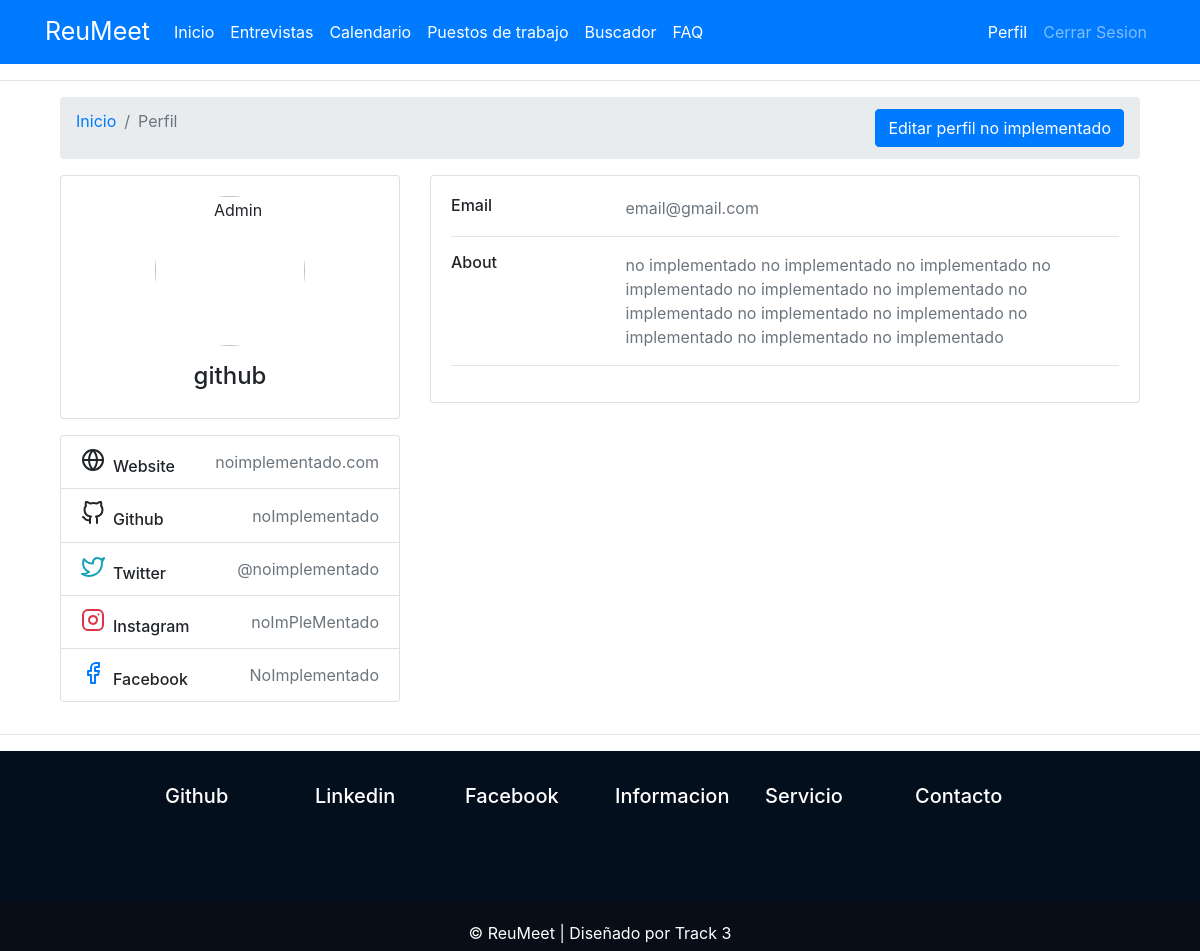
The page /perfil/ (signed in) on the database as committed earlier.
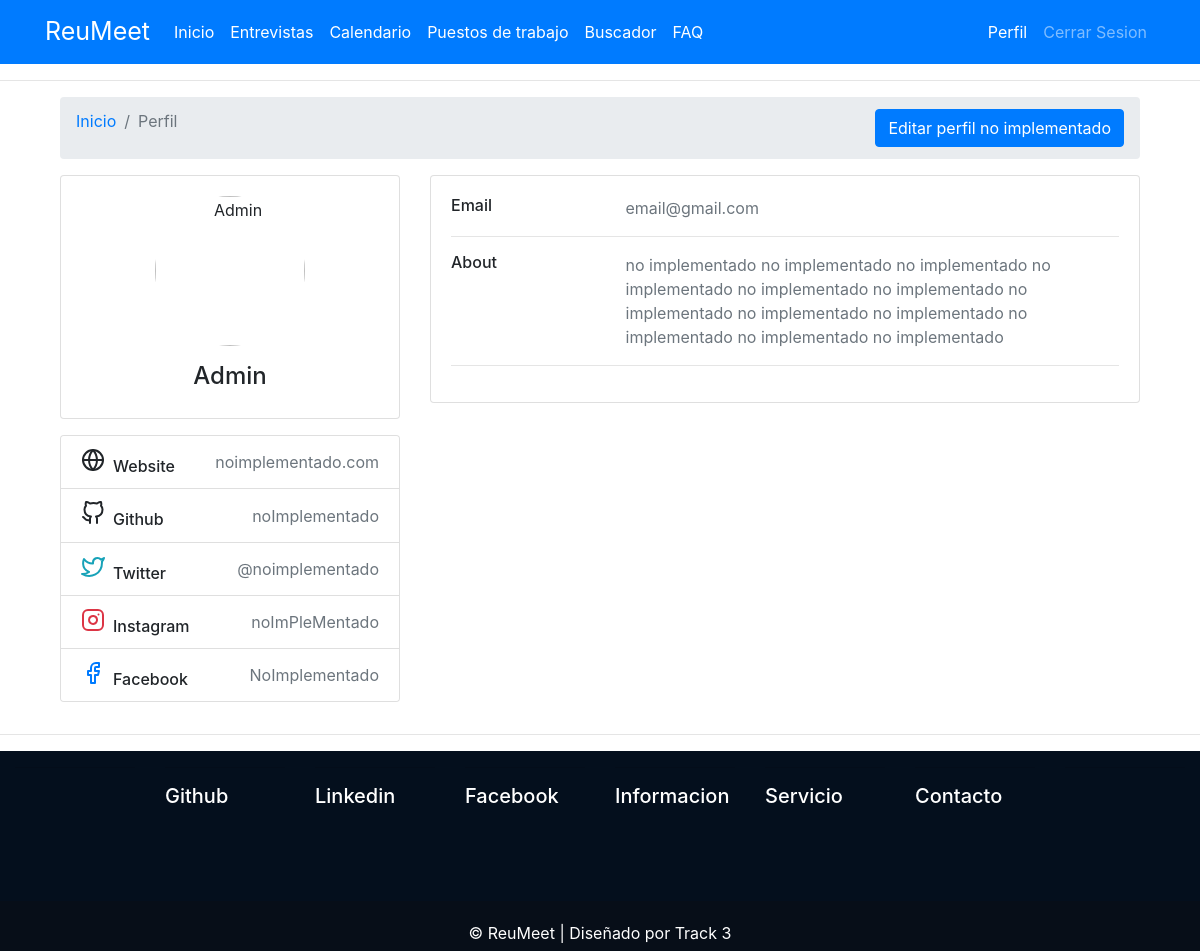
The same page on the database as committed later.
### usuarios/models.py (models this page shows, shortened)
class User(AbstractBaseUser, PermissionsMixin):
    email = models.EmailField(_('Correo electrónico'), max_length=254, unique=True)
    nombre_empresa = NombreField(_('Nombre de tu empresa'),unique=True)
    start_date = models.DateTimeField(default=timezone.now)
    about = models.TextField(_(
        'Cuentanos, en que consiste tu empresa'), max_length=500, blank=True)
    logo = models.ImageField(null=True, blank=True)
    is_staff = models.BooleanField(default=False)
    is_active = models.BooleanField(default=True)
    objects = CustomAccountManager()
    USERNAME_FIELD = 'email'
    REQUIRED_FIELDS = ['nombre_empresa',]

### usuarios/views.py (the view)
# urls.py: path('perfil/', views.perfil),
@login_required(login_url='/login')
def perfil(request):
    return render(request, 'usuarios/perfil.html')

### usuarios/templates/usuarios/perfil.html (shortened to what this page needs)
{% extends 'page/main.html' %}
{% block content %}
<div class="container">
  <div class="main-body">
    <nav aria-label="breadcrumb" class="main-breadcrumb">
      <ol class="breadcrumb">
        <li class="breadcrumb-item"><a href="/">Inicio</a></li>
        <li class="breadcrumb-item active" aria-current="page">Perfil</li>
        <div class="align-self-end ml-auto">
          <a href="#" class="btn btn-primary a-btn-slide-text" style="float: left;">
            <span>Editar perfil no implementado</span>
          </a>
        </div>
      </ol>
    </nav>
    <div class="row gutters-sm">
      <div class="col-md-4 mb-3">
        <div class="card">
          <div class="card-body">
            <div class="d-flex flex-column align-items-center text-center">
              <img src="https://bootdey.com/img/Content/avatar/avatar7.png" alt="Admin" class="rounded-circle"
                width="150">
              <div class="mt-3">
                <h4>{{ request.user.nombre_empresa }}</h4>
              </div>
            </div>
          </div>
        </div>
        <div class="card mt-3">
          <ul class="list-group list-group-flush">
            <li class="list-group-item d-flex justify-content-between align-items-center flex-wrap">
              <h6 class="mb-0">Website</h6>
              <span class="text-secondary">noimplementado.com</span>
            </li>
            <li class="list-group-item d-flex justify-content-between align-items-center flex-wrap">
              <h6 class="mb-0">Github</h6>
              <span class="text-secondary">noImplementado</span>
            </li>
            <li class="list-group-item d-flex justify-content-between align-items-center flex-wrap">
              <h6 class="mb-0">Twitter</h6>
              <span class="text-secondary">@noimplementado</span>
            </li>
            <li class="list-group-item d-flex justify-content-between align-items-center flex-wrap">
              <h6 class="mb-0">Instagram</h6>
              <span class="text-secondary">noImPleMentado</span>
            </li>
            <li class="list-group-item d-flex justify-content-between align-items-center flex-wrap">
              <h6 class="mb-0">Facebook</h6>
              <span class="text-secondary">NoImplementado</span>
            </li>
          </ul>
        </div>
      </div>
      <div class="col-md-8">
        <div class="card mb-3">
          <div class="card-body">
            <div class="row">
              <div class="col-sm-3">
                <h6 class="mb-0">Email</h6>
              </div>
              <div class="col-sm-9 text-secondary">
                {{ request.user.email }}
              </div>
            </div>
            <hr>
            <div class="row">
              <div class="col-sm-3">
                <h6 class="mb-0">About</h6>
              </div>
              <div class="col-sm-9 text-secondary">
                no implementado no implementado no implementado no implementado no implementado no implementado no
                implementado no implementado no implementado no implementado no implementado no implementado
              </div>
            </div>
            <hr>
          </div>
        </div>
      </div>
    </div>
  </div>
  {% endblock %}

Rows that differ between the two databases and show on the page:
changed User "email@gmail.com": user.nombre_empresa "github" → "Admin"
